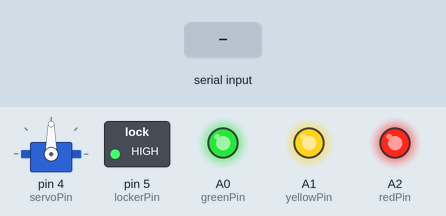
This sketch was run on a simulated Arduino Uno, built with avr-gcc and run on an emulated ATmega328P. Parts: servo, switched loads named in the sketch (green lamp = pin HIGH), output pins drawn as LEDs (lit = HIGH). The test bench sets the inputs (shaded band). What the sketch prints to the serial monitor is not drawn.

Above: at 1.2 s.
1.3 s: "O" received over Serial
At 2.1 s:
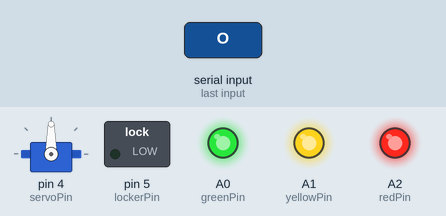
At 3.8 s:
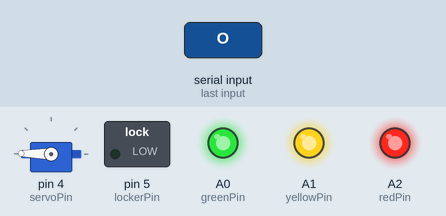
4.1 s: "C" received over Serial
At 6.0 s:
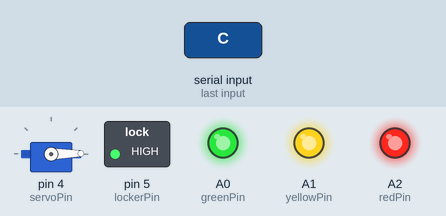
Timing chart, 0 to 7.5 s (numbered marks = the images above; inputs shaded):
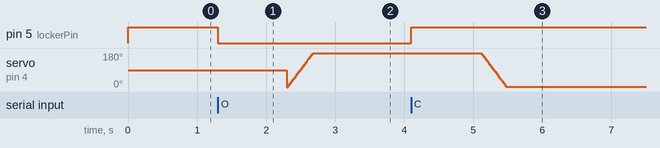

The sketch:

servo_ex.ino
```cpp
#include <Servo.h>
Servo servo;
int value = 0;
const int servoPin = 4;
#define lockerPin 5           //HIGH일때 off, LOW일 때 on
#define greenPin A0         //130부터 켜짐
#define yellowPin A1         //130부터 켜짐
#define redPin A2         //130부터 켜짐

void setup() {
  servo.attach(servoPin);
  pinMode(lockerPin, OUTPUT);
  pinMode(greenPin, OUTPUT);
  digitalWrite(lockerPin, HIGH);
  analogWrite(greenPin, 180);
  analogWrite(yellowPin, 130);
  analogWrite(redPin, 130);
  Serial.begin(9600);
}

void loop() {
  if (Serial.available()){
    char in_data = Serial.read();
    if (in_data == 'O'){
      Serial.println("모터를 180 가동합니다");
      digitalWrite(lockerPin, LOW);
      delay(1000);
      for (int i = 0; i < 180; i++){
        servo.write(i);
        delay(2);
      }
      Serial.println("가동완료\n");
    }else if (in_data == 'C'){
      Serial.println("모터를 0 가동합니다");
      digitalWrite(lockerPin, HIGH);
      delay(1000);
      for (int i = 180; i > 0; i--){
        servo.write(i);
        delay(2);
      }
      Serial.println("가동완료\n");
    }
  }
}
```

Measured:
- after the input at 1.3 s, pin 5 (lockerPin): HIGH → LOW at once
- after the input at 4.1 s, pin 5 (lockerPin): LOW → HIGH at once
